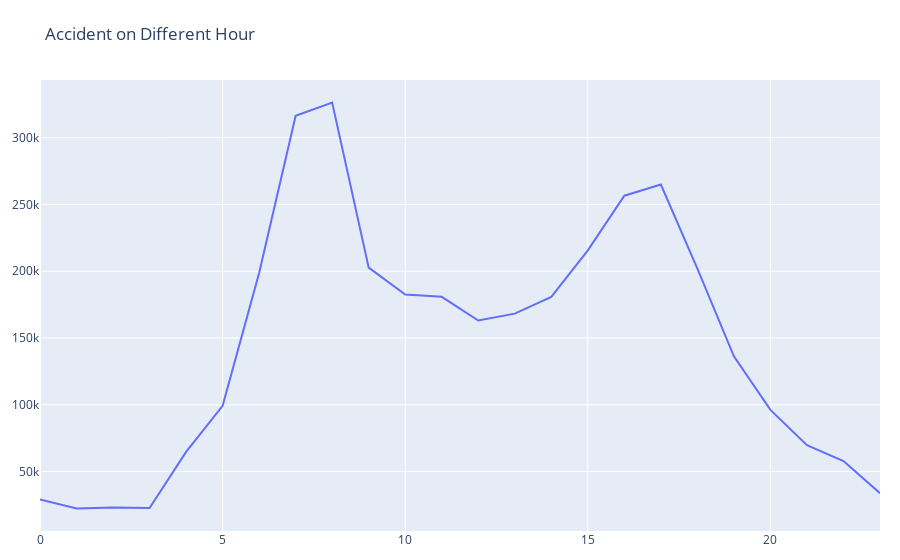

Source (notebook cell):
### Code cell
# Accident on Different Hour
temp = data.groupby('acc_hr_day')['ID'].count().reset_index(name = 'count')
fig = go.Figure()
fig.add_trace(go.Scatter(x=temp['acc_hr_day'], y=temp['count']))

fig.update_layout(title_text='Accident on Different Hour',margin = dict(t=80, l=20, r=20, b=20))

fig.show()

### Figure 1 — Plotly figure (JSON) as saved in the notebook; plotly's stock layout.template omitted (floating-point values rounded to 4 significant figures)
{"data": [{"type": "scatter", "x": [0, 1, 2, 3, 4, 5, 6, 7, 8, 9, 10, 11, 12, 13, 14, 15, 16, 17, 18, 19, 20, 21, 22, 23], "y": [29109, 22401, 23120, 22702, 64706, 99244, 198679, 316352, 326257, 202664, 182608, 180848, 163099, 168260, 180699, 215566, 256542, 264893, 201968, 136253, 96177, 69771, 57885, 33814]}], "layout": {"margin": {"b": 20, "l": 20, "r": 20, "t": 80}, "title": {"text": "Accident on Different Hour"}}}
